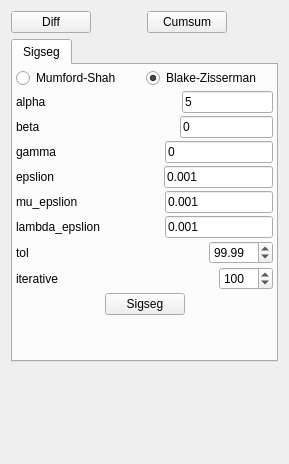
            <widget class="QWidget" name="page_3">
             <property name="geometry">
              <rect>
               <x>0</x>
               <y>0</y>
               <width>289</width>
               <height>464</height>
              </rect>
             </property>
             <attribute name="label">
              <string>Offsets Detection</string>
             </attribute>
             <layout class="QVBoxLayout" name="verticalLayout_10">
              <item>
               <layout class="QHBoxLayout" name="horizontalLayout_18">
                <item>
                 <widget class="QPushButton" name="diffButton">
                  <property name="text">
                   <string>Diff</string>
                  </property>
                 </widget>
                </item>
                <item>
                 <spacer name="horizontalSpacer_30">
                  <property name="orientation">
                   <enum>Qt::Horizontal</enum>
                  </property>
                  <property name="sizeHint" stdset="0">
                   <size>
                    <width>155</width>
                    <height>20</height>
                   </size>
                  </property>
                 </spacer>
                </item>
                <item>
                 <widget class="QPushButton" name="cumsumButton">
                  <property name="text">
                   <string>Cumsum</string>
                  </property>
                 </widget>
                </item>
                <item>
                 <spacer name="horizontalSpacer_31">
                  <property name="orientation">
                   <enum>Qt::Horizontal</enum>
                  </property>
                  <property name="sizeHint" stdset="0">
                   <size>
                    <width>155</width>
                    <height>20</height>
                   </size>
                  </property>
                 </spacer>
                </item>
               </layout>
              </item>
              <item>
               <widget class="QTabWidget" name="tabWidget_2">
                <property name="maximumSize">
                 <size>
                  <width>271</width>
                  <height>16777215</height>
                 </size>
                </property>
                <widget class="QWidget" name="tabWidgetPage1">
                 <attribute name="title">
                  <string>Sigseg</string>
                 </attribute>
                 <layout class="QVBoxLayout" name="verticalLayout_11">
                  <property name="spacing">
                   <number>3</number>
                  </property>
                  <property name="leftMargin">
                   <number>3</number>
                  </property>
                  <property name="topMargin">
                   <number>3</number>
                  </property>
                  <property name="rightMargin">
                   <number>3</number>
                  </property>
                  <property name="bottomMargin">
                   <number>3</number>
                  </property>
                  <item>
                   <layout class="QVBoxLayout" name="verticalLayout_14">
                    <property name="spacing">
                     <number>3</number>
                    </property>
                    <item>
                     <layout class="QHBoxLayout" name="horizontalLayout_33">
                      <item>
                       <widget class="QRadioButton" name="msRadio">
                        <property name="text">
                         <string>Mumford-Shah</string>
                        </property>
                        <property name="checked">
                         <bool>false</bool>
                        </property>
                       </widget>
                      </item>
                      <item>
                       <widget class="QRadioButton" name="bzRadio">
                        <property name="text">
                         <string>Blake-Zisserman</string>
                        </property>
                        <property name="checked">
                         <bool>true</bool>
                        </property>
                       </widget>
                      </item>
                     </layout>
                    </item>
                    <item>
                     <widget class="QWidget" name="alphaWidget" native="true">
                      <layout class="QHBoxLayout" name="horizontalLayout_34">
                       <property name="spacing">
                        <number>0</number>
                       </property>
                       <property name="leftMargin">
                        <number>0</number>
                       </property>
                       <property name="topMargin">
                        <number>0</number>
                       </property>
                       <property name="rightMargin">
                        <number>0</number>
                       </property>
                       <property name="bottomMargin">
                        <number>0</number>
                       </property>
                       <item>
                        <widget class="QLabel" name="label_23">
                         <property name="text">
                          <string>alpha</string>
                         </property>
                        </widget>
                       </item>
                       <item>
                        <spacer name="horizontalSpacer_33">
                         <property name="orientation">
                          <enum>Qt::Horizontal</enum>
                         </property>
                         <property name="sizeHint" stdset="0">
                          <size>
                           <width>153</width>
                           <height>20</height>
                          </size>
                         </property>
                        </spacer>
                       </item>
                       <item>
                        <widget class="QLineEdit" name="alphaLineEdit">
                         <property name="text">
                          <string>5</string>
                         </property>
                        </widget>
                       </item>
                      </layout>
                     </widget>
                    </item>
                    <item>
                     <widget class="QWidget" name="betaWidget" native="true">
                      <layout class="QHBoxLayout" name="horizontalLayout_35">
                       <property name="spacing">
                        <number>0</number>
                       </property>
                       <property name="leftMargin">
                        <number>0</number>
                       </property>
                       <property name="topMargin">
                        <number>0</number>
                       </property>
                       <property name="rightMargin">
                        <number>0</number>
                       </property>
                       <property name="bottomMargin">
                        <number>0</number>
                       </property>
                       <item>
                        <widget class="QLabel" name="label_24">
                         <property name="text">
                          <string>beta</string>
                         </property>
                        </widget>
                       </item>
                       <item>
                        <spacer name="horizontalSpacer_34">
                         <property name="orientation">
                          <enum>Qt::Horizontal</enum>
                         </property>
                         <property name="sizeHint" stdset="0">
                          <size>
                           <width>156</width>
                           <height>20</height>
                          </size>
                         </property>
                        </spacer>
                       </item>
                       <item>
                        <widget class="QLineEdit" name="betaLineEdit">
                         <property name="text">
                          <string>0</string>
                         </property>
                        </widget>
                       </item>
                      </layout>
                     </widget>
                    </item>
                    <item>
                     <widget class="QWidget" name="gammaWidget" native="true">
                      <layout class="QHBoxLayout" name="horizontalLayout_36">
                       <property name="spacing">
                        <number>0</number>
                       </property>
                       <property name="leftMargin">
                        <number>0</number>
                       </property>
                       <property name="topMargin">
                        <number>0</number>
                       </property>
                       <property name="rightMargin">
                        <number>0</number>
                       </property>
                       <property name="bottomMargin">
                        <number>0</number>
                       </property>
                       <item>
                        <widget class="QLabel" name="label_25">
                         <property name="text">
                          <string>gamma</string>
                         </property>
                        </widget>
                       </item>
                       <item>
                        <spacer name="horizontalSpacer_35">
                         <property name="orientation">
                          <enum>Qt::Horizontal</enum>
                         </property>
                         <property name="sizeHint" stdset="0">
                          <size>
                           <width>40</width>
                           <height>20</height>
                          </size>
                         </property>
                        </spacer>
                       </item>
                       <item>
                        <widget class="QLineEdit" name="gammaLineEdit">
                         <property name="text">
                          <string>0</string>
                         </property>
                        </widget>
                       </item>
                      </layout>
                     </widget>
                    </item>
                    <item>
                     <widget class="QWidget" name="widget" native="true">
                      <layout class="QHBoxLayout" name="horizontalLayout_27">
                       <property name="spacing">
                        <number>0</number>
                       </property>
                       <property name="leftMargin">
                        <number>0</number>
                       </property>
                       <property name="topMargin">
                        <number>0</number>
                       </property>
                       <property name="rightMargin">
                        <number>0</number>
                       </property>
                       <property name="bottomMargin">
                        <number>0</number>
                       </property>
                       <item>
                        <widget class="QLabel" name="label_20">
                         <property name="text">
                          <string>epslion</string>
                         </property>
                        </widget>
                       </item>
                       <item>
                        <spacer name="horizontalSpacer_28">
                         <property name="orientation">
                          <enum>Qt::Horizontal</enum>
                         </property>
                         <property name="sizeHint" stdset="0">
                          <size>
                           <width>40</width>
                           <height>20</height>
                          </size>
                         </property>
                        </spacer>
                       </item>
                       <item>
                        <widget class="QLineEdit" name="epsLineEdit">
                         <property name="text">
                          <string>0.001</string>
                         </property>
                        </widget>
                       </item>
                      </layout>
                     </widget>
                    </item>
                    <item>
                     <widget class="QWidget" name="muWidget" native="true">
                      <layout class="QHBoxLayout" name="horizontalLayout_37">
                       <property name="spacing">
                        <number>0</number>
                       </property>
                       <property name="leftMargin">
                        <number>0</number>
                       </property>
                       <property name="topMargin">
                        <number>0</number>
                       </property>
                       <property name="rightMargin">
                        <number>0</number>
                       </property>
                       <property name="bottomMargin">
                        <number>0</number>
                       </property>
                       <item>
                        <widget class="QLabel" name="label_26">
                         <property name="text">
                          <string>mu_epslion</string>
                         </property>
                        </widget>
                       </item>
                       <item>
                        <spacer name="horizontalSpacer_36">
                         <property name="orientation">
                          <enum>Qt::Horizontal</enum>
                         </property>
                         <property name="sizeHint" stdset="0">
                          <size>
                           <width>40</width>
                           <height>20</height>
                          </size>
                         </property>
                        </spacer>
                       </item>
                       <item>
                        <widget class="QLineEdit" name="muLineEdit">
                         <property name="text">
                          <string>0.001</string>
                         </property>
                        </widget>
                       </item>
                      </layout>
                     </widget>
                    </item>
                    <item>
                     <widget class="QWidget" name="lamepsWidget" native="true">
                      <layout class="QHBoxLayout" name="horizontalLayout_38">
                       <property name="spacing">
                        <number>0</number>
                       </property>
                       <property name="leftMargin">
                        <number>0</number>
                       </property>
                       <property name="topMargin">
                        <number>0</number>
                       </property>
                       <property name="rightMargin">
                        <number>0</number>
                       </property>
                       <property name="bottomMargin">
                        <number>0</number>
                       </property>
                       <item>
                        <widget class="QLabel" name="label_27">
                         <property name="text">
                          <string>lambda_epslion</string>
                         </property>
                        </widget>
                       </item>
                       <item>
                        <spacer name="horizontalSpacer_37">
                         <property name="orientation">
                          <enum>Qt::Horizontal</enum>
                         </property>
                         <property name="sizeHint" stdset="0">
                          <size>
                           <width>40</width>
                           <height>20</height>
                          </size>
                         </property>
                        </spacer>
                       </item>
                       <item>
                        <widget class="QLineEdit" name="lamepsLineEdit">
                         <property name="text">
                          <string>0.001</string>
                         </property>
                        </widget>
                       </item>
                      </layout>
                     </widget>
                    </item>
                   </layout>
                  </item>
                  <item>
                   <layout class="QHBoxLayout" name="horizontalLayout_40">
                    <property name="spacing">
                     <number>0</number>
                    </property>
                    <item>
                     <widget class="QLabel" name="label_28">
                      <property name="text">
                       <string>tol</string>
                      </property>
                     </widget>
                    </item>
                    <item>
                     <spacer name="horizontalSpacer_38">
                      <property name="orientation">
                       <enum>Qt::Horizontal</enum>
                      </property>
                      <property name="sizeHint" stdset="0">
                       <size>
                        <width>40</width>
                        <height>20</height>
                       </size>
                      </property>
                     </spacer>
                    </item>
                    <item>
                     <widget class="QDoubleSpinBox" name="tolEdit">
                      <property name="maximum">
                       <double>100.000000000000000</double>
                      </property>
                      <property name="value">
                       <double>99.989999999999995</double>
                      </property>
                     </widget>
                    </item>
                   </layout>
                  </item>
                  <item>
                   <layout class="QHBoxLayout" name="horizontalLayout_41">
                    <property name="spacing">
                     <number>0</number>
                    </property>
                    <item>
                     <widget class="QLabel" name="label_29">
                      <property name="text">
                       <string>iterative</string>
                      </property>
                     </widget>
                    </item>
                    <item>
                     <spacer name="horizontalSpacer_39">
                      <property name="orientation">
                       <enum>Qt::Horizontal</enum>
                      </property>
                      <property name="sizeHint" stdset="0">
                       <size>
                        <width>40</width>
                        <height>20</height>
                       </size>
                      </property>
                     </spacer>
                    </item>
                    <item>
                     <widget class="QSpinBox" name="iterEdit">
                      <property name="maximum">
                       <number>1000</number>
                      </property>
                      <property name="singleStep">
                       <number>100</number>
                      </property>
                      <property name="value">
                       <number>100</number>
                      </property>
                     </widget>
                    </item>
                   </layout>
                  </item>
                  <item>
                   <layout class="QHBoxLayout" name="horizontalLayout_23">
                    <item>
                     <spacer name="horizontalSpacer_23">
                      <property name="orientation">
                       <enum>Qt::Horizontal</enum>
                      </property>
                      <property name="sizeHint" stdset="0">
                       <size>
                        <width>40</width>
                        <height>20</height>
                       </size>
                      </property>
                     </spacer>
                    </item>
                    <item>
                     <widget class="QPushButton" name="sigsegButton">
                      <property name="text">
                       <string>Sigseg</string>
                      </property>
                     </widget>
                    </item>
                    <item>
                     <spacer name="horizontalSpacer_24">
                      <property name="orientation">
                       <enum>Qt::Horizontal</enum>
                      </property>
                      <property name="sizeHint" stdset="0">
                       <size>
                        <width>40</width>
                        <height>20</height>
                       </size>
                      </property>
                     </spacer>
                    </item>
                   </layout>
                  </item>
                  <item>
                   <spacer name="verticalSpacer_4">
                    <property name="orientation">
                     <enum>Qt::Vertical</enum>
                    </property>
                    <property name="sizeHint" stdset="0">
                     <size>
                      <width>20</width>
                      <height>40</height>
                     </size>
                    </property>
                   </spacer>
                  </item>
                 </layout>
                </widget>
               </widget>
              </item>
              <item>
               <spacer name="verticalSpacer_3">
                <property name="orientation">
                 <enum>Qt::Vertical</enum>
                </property>
                <property name="sizeHint" stdset="0">
                 <size>
                  <width>20</width>
                  <height>86</height>
                 </size>
                </property>
               </spacer>
              </item>
             </layout>
            </widget>
